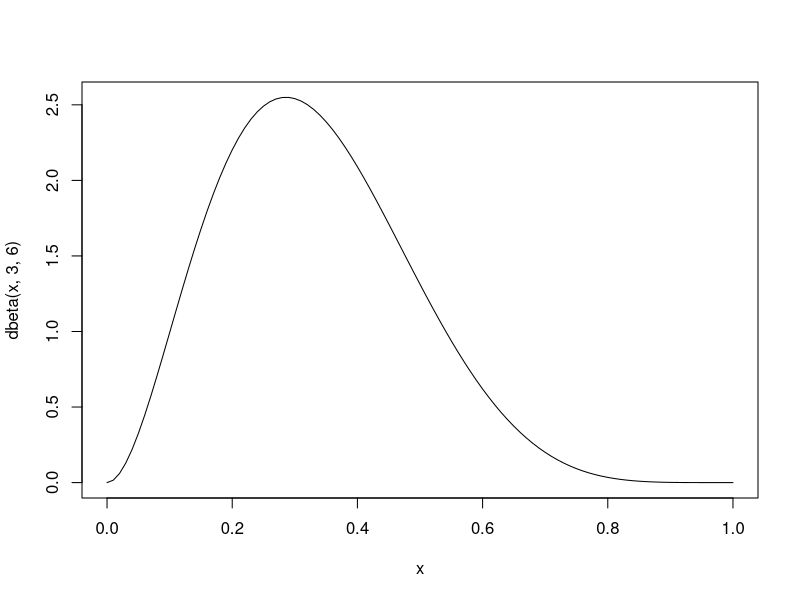
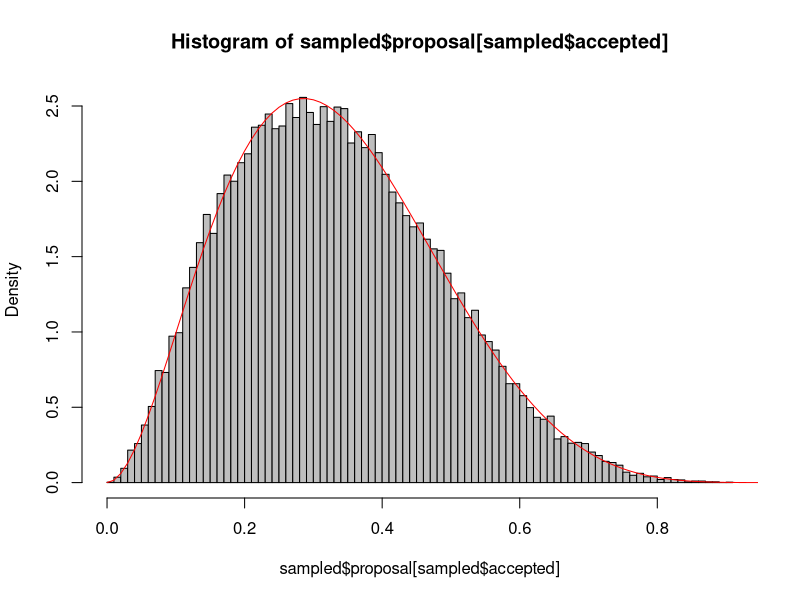
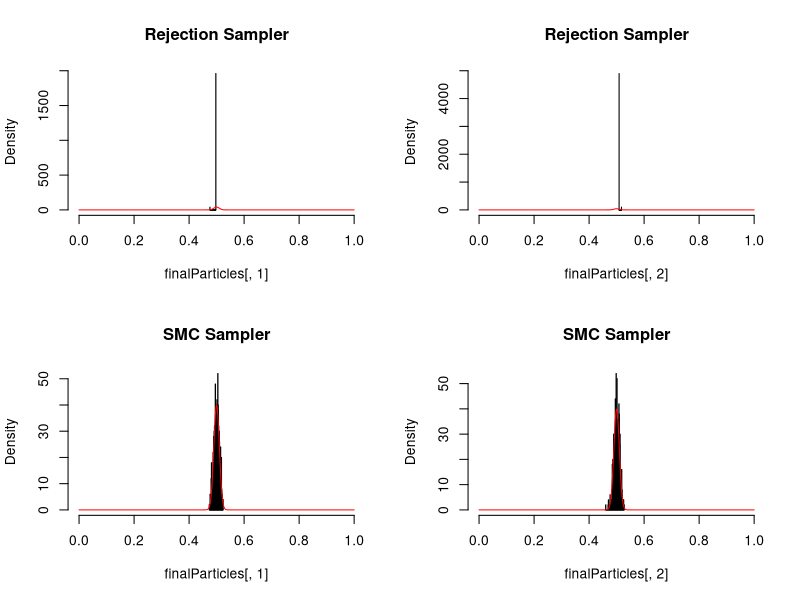

Recreate these plots in R, in order.
## ---- chunk 1
set.seed(42)
## ---- chunk 2
curve(dbeta(x, 3,6),0,1)
## ---- chunk 3
sampled <- data.frame(proposal = runif(100000,0,1))
sampled$targetDensity <- dbeta(sampled$proposal, 3,6)
## ---- chunk 4
maxDens = max(sampled$targetDensity, na.rm = T)
sampled$accepted = ifelse(runif(100000,0,1) < sampled$targetDensity / maxDens, TRUE, FALSE)
## ---- chunk 5
hist(sampled$proposal[sampled$accepted], freq = F, col = "grey", breaks = 100)
curve(dbeta(x, 3,6),0,1, add =T, col = "red")
## ---- chunk 6
likelihood <- function(x) sum(dnorm(x,0.5, 0.01, log = T))
## ---- chunk 7
prior = function(x)sum(dunif(x,0,1))
## ---- chunk 8
initialParticles <- matrix(runif(1000,0,1), ncol = 2)

## ---- chunk 9

smc_sampler <- function(likelihood, prior, initialParticles, iterations =1, resampling = T){
 
  particles <- initialParticles
 
  numPar <- ncol(initialParticles)
 
  for (i in 1:iterations){
    
    likelihoodValues <- apply(particles, 1, likelihood)
    
    relativeL = exp(likelihoodValues - max(likelihoodValues, na.rm = T))^(1/iterations) # dividing max to avoid numerical problems, no effect on the relative probabilities
    
    sel = sample.int(n=length(likelihoodValues), size = length(likelihoodValues), replace = T, prob = relativeL)
    
    particles = particles[sel,]
   
    if (resampling == T){
       
      proposal <- function(x) rnorm(length(x), mean = x, sd = 0.005)
   
      particlesProposals = t(apply(particles, 1, proposal))
   
      particlesProposalsLikelihood <- apply(particlesProposals, 1, likelihood)
 
      jumpProb <- exp(particlesProposalsLikelihood - likelihoodValues[sel])^(i/iterations) * exp(prior(particlesProposals) - prior(particles))
      accepted <- jumpProb > runif(length(particlesProposalsLikelihood), 0 ,1)
     
      particles[accepted, ] = particlesProposals[accepted, ]
    }
   
  }
  return(particles )
}


## ---- chunk 10
par(mfrow = c(2,2))

finalParticles <- smc_sampler(likelihood, prior, initialParticles, iterations = 1, resampling = F)
hist(finalParticles[,1], freq = F, col = "grey", breaks = 50, xlim = c(0,1), main = "Rejection Sampler")
curve(dnorm(x,0.5, 0.01),0,1, n = 5000, add =T, col = "red")
hist(finalParticles[,2], freq = F, col = "grey", breaks = 50, xlim = c(0,1), main = "Rejection Sampler")
curve(dnorm(x,0.5, 0.01),0,1, n = 5000, add =T, col = "red")



finalParticles <- smc_sampler(likelihood, prior, initialParticles, iterations = 50)
hist(finalParticles[,1], freq = F, col = "grey", breaks = 50, xlim = c(0,1), main = "SMC Sampler")
curve(dnorm(x,0.5, 0.01),0,1, n = 5000, add =T, col = "red")
hist(finalParticles[,2], freq = F, col = "grey", breaks = 50, xlim = c(0,1), main = "SMC Sampler")
curve(dnorm(x,0.5, 0.01),0,1, n = 5000, add =T, col = "red")

